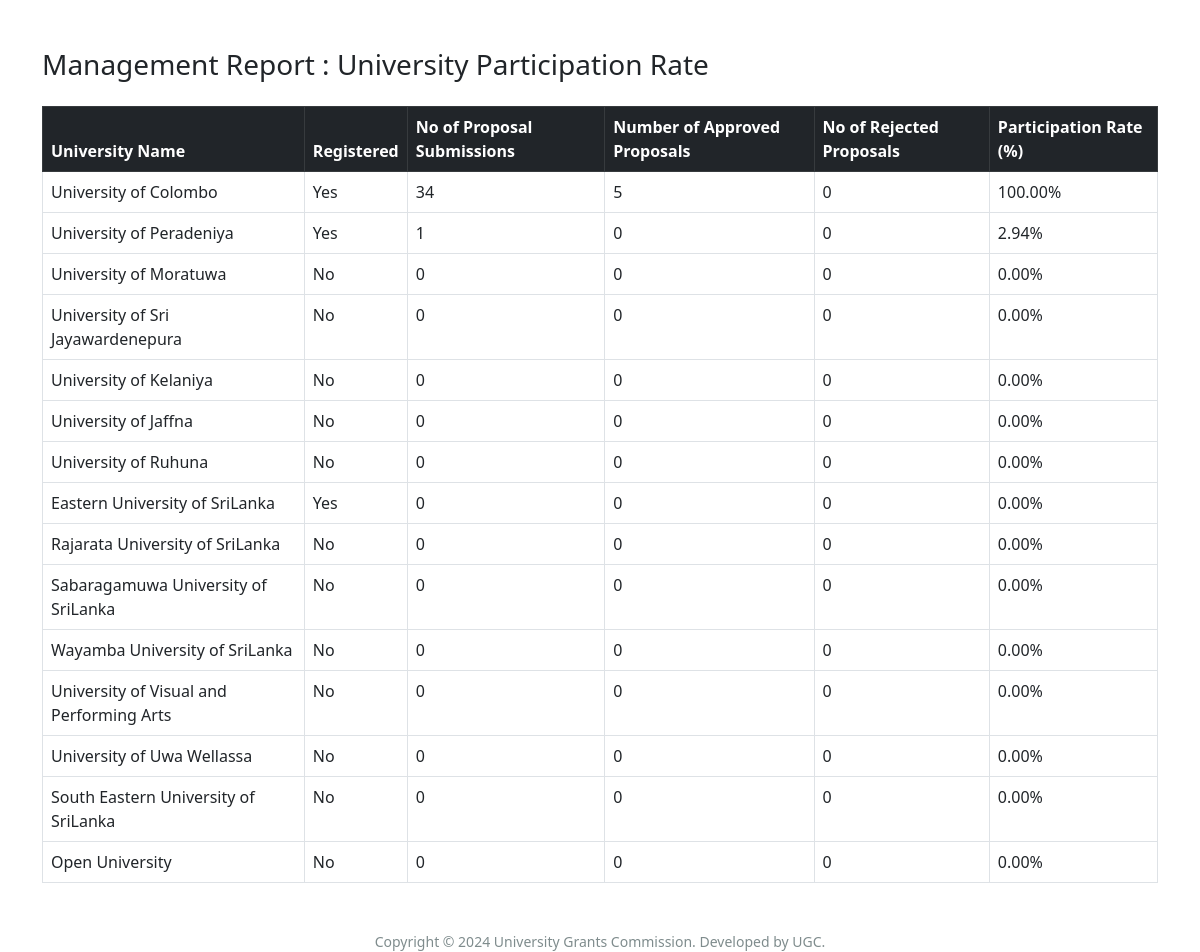
Page /management_reports_qachead.php (signed in) on the committed database.
### tables this page shows
CREATE TABLE `universities` (
  `university_id` int(11) NOT NULL,
  `university_name` varchar(1000) NOT NULL
);

### management_reports_qachead.php (the view, shortened to what this page needs)
<?php
require 'databaseconnection.php';
$query = "SELECT u.university_id, u.university_name,
                 IF(EXISTS(SELECT 1 FROM users WHERE users.university_id = u.university_id), 'Yes', 'No') AS registered,
                 (SELECT COUNT(*) FROM proposals WHERE proposals.university_id = u.university_id) AS total_submissions,
                 (SELECT COUNT(*) FROM proposals WHERE proposals.university_id = u.university_id AND (university_visible_status LIKE 'approvedbyqac%' OR status LIKE 'approvedbyqachead_%')) AS approved_proposals,
                 (SELECT COUNT(*) FROM proposals WHERE proposals.university_id = u.university_id AND (status LIKE 'rejectedbyqac%' OR status LIKE 'rejectedbyqachead%')) AS rejected_proposals
          FROM universities u
          WHERE u.university_name NOT LIKE '%QAC-UGC%'
          ORDER BY total_submissions DESC";
$stmt = $connection->prepare($query);
$stmt->execute();
$result = $stmt->get_result();
$reportData = [];
while ($row = $result->fetch_assoc()) {
    $reportData[] = $row;
}
?>
<!DOCTYPE html>
<html lang="en">
<head>
    <link rel="stylesheet" href="https://cdn.jsdelivr.net/npm/bootstrap@5.3.0/dist/css/bootstrap.min.css">
</head>
<body>
    <div class="container my-5">
        <h3 class="mb-4">Management Report : University Participation Rate</h3>
        <table class="table table-bordered">
            <thead class="table-dark">
                <tr>
                    <th>University Name</th>
                    <th>Registered</th>
                    <th>No of Proposal Submissions</th>
                    <th>Number of Approved Proposals</th>
                    <th>No of Rejected Proposals</th>
                    <th>Participation Rate (%)</th>
                </tr>
            </thead>
            <tbody>
                <?php foreach ($reportData as $row): ?>
                <tr>
                    <td><?= htmlspecialchars($row['university_name']); ?></td>
                    <td><?= htmlspecialchars($row['registered']); ?></td>
                    <td><?= $row['total_submissions']; ?></td>
                    <td><?= $row['approved_proposals']; ?></td>
                    <td><?= $row['rejected_proposals']; ?></td>
                    <td><?= number_format($row['participation_rate'], 2); ?>%</td>
                </tr>
                <?php endforeach; ?>
            </tbody>
        </table>
    </div>
    <footer>Copyright © 2024 University Grants Commission. Developed by UGC.</footer>
</body>
</html>

### management_reports_qachead.php (style rules this page uses)
footer { margin-top: 20px; font-size: 14px; text-align: center; color: #7f8c8d; }

### rows in the picture
universities: university_name "University of Colombo", registered "Yes", total_submissions "34", approved_proposals "5", rejected_proposals "0", participation_rate "100.00"
universities: university_name "University of Peradeniya", registered "Yes", total_submissions "1", approved_proposals "0", rejected_proposals "0", participation_rate "2.94"
universities: university_name "University of Moratuwa", registered "No", total_submissions "0", approved_proposals "0", rejected_proposals "0", participation_rate "0.00"
universities: university_name "University of Sri Jayawardenepura", registered "No", total_submissions "0", approved_proposals "0", rejected_proposals "0", participation_rate "0.00"
universities: university_name "University of Kelaniya", registered "No", total_submissions "0", approved_proposals "0", rejected_proposals "0", participation_rate "0.00"
universities: university_name "University of Jaffna", registered "No", total_submissions "0", approved_proposals "0", rejected_proposals "0", participation_rate "0.00"
universities: university_name "University of Ruhuna", registered "No", total_submissions "0", approved_proposals "0", rejected_proposals "0", participation_rate "0.00"
universities: university_name "Eastern University of SriLanka", registered "Yes", total_submissions "0", approved_proposals "0", rejected_proposals "0", participation_rate "0.00"
universities: university_name "Rajarata University of SriLanka", registered "No", total_submissions "0", approved_proposals "0", rejected_proposals "0", participation_rate "0.00"
universities: university_name "Sabaragamuwa University of SriLanka", registered "No", total_submissions "0", approved_proposals "0", rejected_proposals "0", participation_rate "0.00"
universities: university_name "Wayamba University of SriLanka", registered "No", total_submissions "0", approved_proposals "0", rejected_proposals "0", participation_rate "0.00"
universities: university_name "University of Visual and Performing Arts", registered "No", total_submissions "0", approved_proposals "0", rejected_proposals "0", participation_rate "0.00"
universities: university_name "University of Uwa Wellassa", registered "No", total_submissions "0", approved_proposals "0", rejected_proposals "0", participation_rate "0.00"
universities: university_name "South Eastern University of SriLanka", registered "No", total_submissions "0", approved_proposals "0", rejected_proposals "0", participation_rate "0.00"
universities: university_name "Open University", registered "No", total_submissions "0", approved_proposals "0", rejected_proposals "0", participation_rate "0.00"
